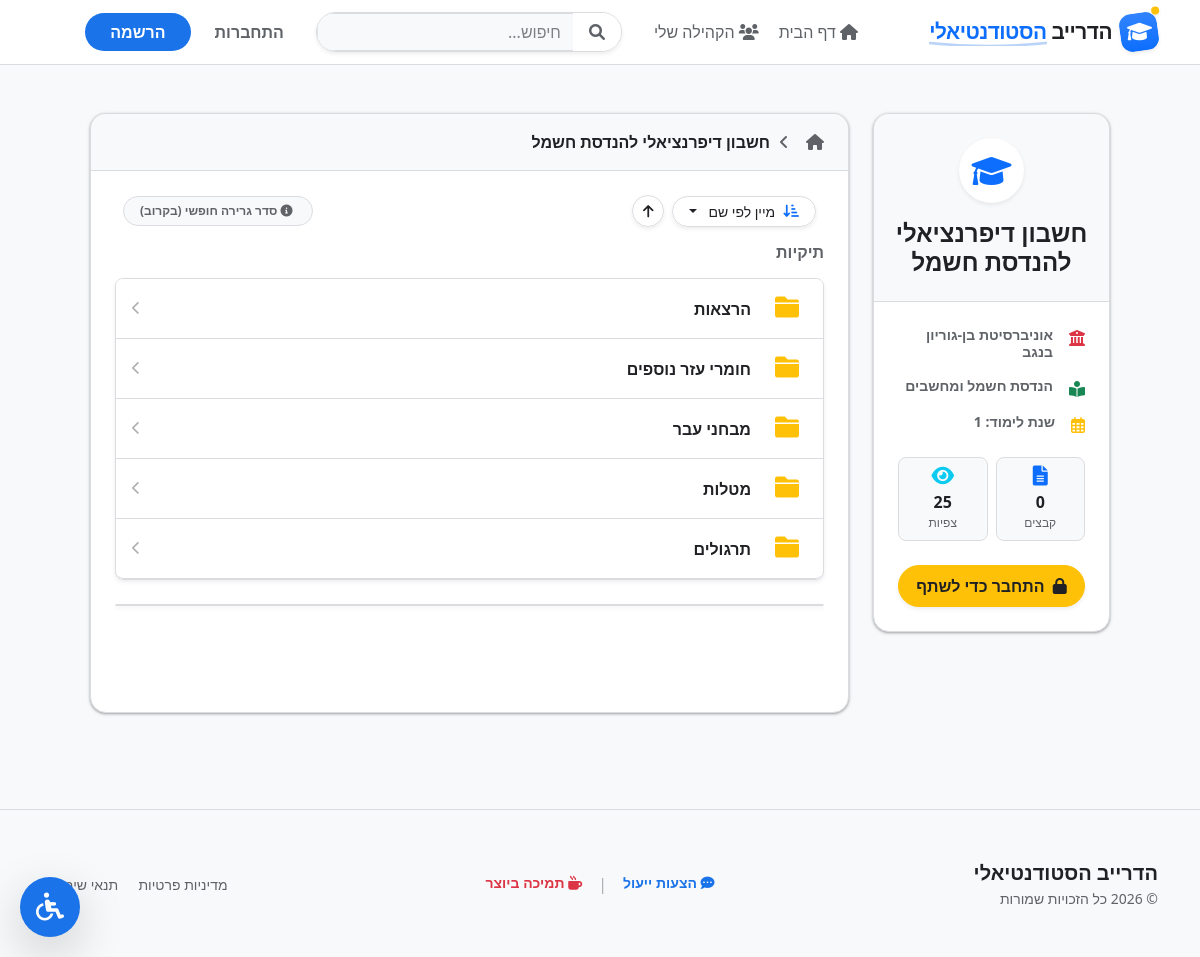
Screenshot of /course/6/ with the database file from the repository.
### core/models.py (models this page shows, shortened)
class Course(models.Model):
    YEAR_CHOICES = [(1, 'שנה א\''), (2, 'שנה ב\''), (3, 'שנה ג\''), (4, 'שנה ד\''), (5, 'תואר שני')]
    SEMESTER_CHOICES = [('A', 'סמסטר א\''), ('B', 'סמסטר ב\''), ('summer', 'סמסטר קיץ'), ('yearly', 'שנתי')]
    major = models.ForeignKey(Major, on_delete=models.CASCADE, related_name='courses', null=True, blank=True,
                              verbose_name="מקצוע")
    name = models.CharField(max_length=150, verbose_name="שם הקורס")
    course_number = models.CharField(max_length=50, blank=True, verbose_name="מספר קורס")
    year = models.IntegerField(choices=YEAR_CHOICES, null=True, blank=True, verbose_name="שנת לימוד")
    semester = models.CharField(max_length=10, choices=SEMESTER_CHOICES, default='A', verbose_name="סמסטר")
    track = models.CharField(max_length=50, default='general', verbose_name="מסלול התמחות")
    description = models.TextField(blank=True, verbose_name="תיאור הקורס")
    view_count = models.PositiveIntegerField(default=0, verbose_name="מספר צפיות")

class Major(models.Model):
    university = models.ForeignKey(University, on_delete=models.CASCADE, verbose_name="אוניברסיטה")
    name = models.CharField(max_length=100, verbose_name="שם המקצוע")

class University(models.Model):
    name = models.CharField(max_length=100, verbose_name="שם המוסד")
    logo = models.ImageField(upload_to='university_logos/', null=True, blank=True, verbose_name="לוגו המוסד")
    brand_color = models.CharField(max_length=7, default='#0d6efd', verbose_name="צבע מותג")

class Folder(models.Model):
    course = models.ForeignKey(Course, on_delete=models.CASCADE, related_name='folders')
    name = models.CharField(max_length=150, verbose_name="שם התיקייה")
    parent = models.ForeignKey('self', on_delete=models.CASCADE, null=True, blank=True, related_name='subfolders')
    created_by = models.ForeignKey(User, on_delete=models.SET_NULL, null=True, blank=True)
    created_at = models.DateTimeField(auto_now_add=True)
    color = models.CharField(max_length=10, default='#ffc107', verbose_name="צבע")
    lecturer = models.ForeignKey('Lecturer', on_delete=models.SET_NULL, null=True, blank=True)
    class Meta:
        unique_together = ('course', 'parent', 'name')

### core/views.py (the view, shortened to what this page needs)
# urls.py: path('course/<int:course_id>/', views.course_detail, name='course_detail'),
def course_detail(request, course_id):
    course = get_object_or_404(Course, id=course_id)
    course.view_count += 1
    course.save()
    all_folders = Folder.objects.filter(course=course)
    all_documents = Document.objects.filter(course=course).order_by('-upload_date')
    university_lecturers = Lecturer.objects.filter(university=course.major.university).order_by('name')
    context = {
        'course': course,
        'folders': all_folders,
        'documents': all_documents,
        'uni_lecturers': university_lecturers,
    }
    return render(request, 'core/course_detail.html', context)

### core/context_processors.py (called while the page is built)
def pending_reports_count(request):
    if request.user.is_authenticated and request.user.is_staff:
        count = Report.objects.filter(is_resolved=False).count()
        return {'pending_reports_count': count}
    return {'pending_reports_count': 0}

### core/models.py (called while the page is built)
@receiver(post_save, sender=Course)
def auto_create_course_folders(sender, instance, created, **kwargs):
    if created:
        instance.create_default_folder_tree()

### core/templates/core/course_detail.html (shortened to what this page needs)
{% extends "core/base.html" %}
{% block content %}
<div class="container-fluid mt-4 mb-5 px-md-5" dir="rtl">
    <div class="row">
        <div class="col-12 col-md-4 col-lg-3 mb-4">
            <div class="card shadow-sm border-0 rounded-4 overflow-hidden position-sticky" style="top: 80px;">
                <div class="py-4 text-center border-bottom" style="background-color: var(--gd-bg); border-color: var(--gd-border) !important;">
                    <div class="icon-circle shadow-sm mx-auto mb-3 text-primary d-flex align-items-center justify-content-center" style="width: 65px; height: 65px; font-size: 2rem; border-radius: 50%; background-color: var(--gd-card);">
                        <i class="fas fa-graduation-cap"></i>
                    </div>
                    <h4 class="fw-bold px-3 mb-0" style="color: var(--gd-text);">{{ course.name }}</h4>
                </div>
                <div class="card-body p-4">
                    <div class="d-flex flex-column gap-3 mb-4 small">
                        <div class="d-flex align-items-start gap-3">
                            <i class="fas fa-university text-danger mt-1 fs-6"></i>
                            <span class="fw-bold lh-sm" style="color: var(--gd-text-muted);">{{ course.major.university.name }}</span>
                        </div>
                        <div class="d-flex align-items-start gap-3">
                            <i class="fas fa-book-reader text-success mt-1 fs-6"></i>
                            <span class="fw-bold lh-sm" style="color: var(--gd-text-muted);">{{ course.major.name }}</span>
                        </div>
                        <div class="d-flex align-items-start gap-3">
                            <i class="far fa-calendar-alt text-warning mt-1 fs-6"></i>
                            <span class="fw-bold lh-sm" style="color: var(--gd-text-muted);">שנת לימוד: {{ course.year }}</span>
                        </div>
                    </div>
                    <div class="row text-center g-2 mb-4">
                        <div class="col-6">
                            <div class="p-2 rounded-3 border" style="background-color: var(--gd-bg); border-color: var(--gd-border) !important;">
                                <i class="fas fa-file-alt text-primary mb-1 d-block fs-5"></i>
                                <span class="fw-bold" style="color: var(--gd-text);">{{ course.document_set.count }}</span>
                                <div class="text-muted" style="font-size: 0.75rem;">קבצים</div>
                            </div>
                        </div>
                        <div class="col-6">
                            <div class="p-2 rounded-3 border" style="background-color: var(--gd-bg); border-color: var(--gd-border) !important;">
                                <i class="fas fa-eye text-info mb-1 d-block fs-5"></i>
                                <span class="fw-bold" style="color: var(--gd-text);">{{ course.view_count }}</span>
                                <div class="text-muted" style="font-size: 0.75rem;">צפיות</div>
                            </div>
                        </div>
                    </div>
                    {% if user.is_authenticated %}
                    <div class="d-grid gap-2">
                        <button class="btn btn-primary rounded-pill fw-bold shadow-sm py-2 hover-scale" onclick="triggerQuickUpload()">
                            <i class="fas fa-cloud-upload-alt me-1"></i> העלאת קבצים
                        </button>
                        <button class="btn btn-outline-success rounded-pill fw-bold py-2 hover-scale" onclick="promptNewFolder()" style="border-width: 2px;">
                            <i class="fas fa-folder-plus me-1"></i> תיקייה חדשה
                        </button>
                    </div>
                    {% else %}
                    <div class="d-grid">
                        <a href="{% url 'account_login' %}" class="btn btn-warning text-dark rounded-pill fw-bold shadow-sm py-2 hover-scale">
                            <i class="fas fa-lock me-1"></i> התחבר כדי לשתף
                        </a>
                    </div>
                    {% endif %}
                </div>
            </div>
        </div>
        <div class="col-12 col-md-8 col-lg-9">
            <div class="card shadow-sm border-0 rounded-4 overflow-hidden" id="drive-main-container" style="min-height: 75vh;">
                <div class="border-bottom py-3 px-4" style="background-color: var(--gd-bg); border-color: var(--gd-border) !important;">
                    <nav aria-label="breadcrumb" class="breadcrumb-wrapper w-100" id="drive-breadcrumb"></nav>
                </div>
                <div id="main-drop-zone" class="card-body p-4 position-relative" style="min-height: 60vh;">
                    {% include "core/partials/sorting_toolbar.html" %}
                    <h6 class="fw-bold mb-3 drive-section-title d-none" id="folders-title" style="color: var(--gd-text-muted);">תיקיות</h6>
                    <div id="drive-folders" class="list-group list-group-flush border rounded-3 overflow-hidden shadow-sm mb-4" style="border-color: var(--gd-border) !important;">
                        {% for folder in folders %}
                            <div class="list-group-item list-group-item-action d-flex align-items-center justify-content-between py-3 px-3 border-0 border-bottom cursor-pointer folder-card folder-ui hover-bg-light transition d-none"
                                 data-parent="{% if folder.parent %}folder_{{ folder.parent.id }}{% else %}root{% endif %}"
                                 data-path="folder_{{ folder.id }}"
                                 data-name="{{ folder.name|escapejs }}"
                                 data-date="{{ folder.created_at|date:'U' }}"
                                 data-files="{{ folder.documents.count }}"
                                 data-lecturer-id="{{ folder.lecturer.id|default:'' }}"
                                 onclick="navigateTo('folder_{{ folder.id }}', '{{ folder.name|escapejs }}')"
                                 style="background-color: transparent; border-color: var(--gd-border) !important;">
                                <div class="d-flex align-items-center gap-3" style="min-width: 0;">
                                    <div class="text-center" style="width: 40px;">
                                        <i class="fas fa-folder" style="font-size: 1.5rem; color: {{ folder.color|default:'#fbbc04' }};"></i>
                                    </div>
                                    <span class="fw-bold text-truncate fs-6" style="color: var(--gd-text);">
                                        {{ folder.name }}
                                    </span>
                                </div>
                                <div class="d-flex align-items-center gap-3 text-nowrap">
                                    <i class="fas fa-chevron-left opacity-50 ms-2" style="color: var(--gd-text-muted); font-size: 0.85rem;"></i>
                                </div>
                            </div>
                        {% endfor %}
                    </div>
                    <div id="drive-files" class="list-group list-group-flush border rounded-3 overflow-hidden shadow-sm" style="border-color: var(--gd-border) !important;">
                    </div>
                </div>
            </div>
        </div>
    </div>
</div>
{% endblock %}

### core/templates/core/base.html (style rules this page uses)
:root, [data-theme='light'] { --gd-bg: #f8f9fa; --gd-card: #ffffff; --gd-text: #202124; --gd-text-muted: #5f6368; --gd-border: #dadce0; --gd-primary: #1a73e8; --gd-hover: #f1f3f4; --gd-shadow: 0 1px 2px 0 rgba(60,64,67,0.3), 0 1px 3px 1px rgba(60,64,67,0.15); }
body { background-color: var(--gd-bg) !important; color: var(--gd-text) !important; font-family: 'Segoe UI', Roboto, Helvetica, Arial, sans-serif; min-height: 100vh; display: flex; flex-direction: column; }
.text-dark, a.text-dark { color: var(--gd-text) !important; }
.text-muted { color: var(--gd-text-muted) !important; }
.border, .border-bottom { border-color: var(--gd-border) !important; }
.card, .modal-content { background-color: var(--gd-card) !important; border: 1px solid var(--gd-border) !important; box-shadow: var(--gd-shadow) !important; color: var(--gd-text) !important; }

### core/templates/core/course_detail.html (style rules this page uses)
.hover-scale { transition: transform 0.2s; }

### rows the page displays
Course: name "חשבון דיפרנציאלי להנדסת חשמל", major.university.name "אוניברסיטת בן-גוריון בנגב", major.name "הנדסת חשמל ומחשבים", year "1", document_set.count "0", view_count "25"
Folder: name "הרצאות"
Folder: name "תרגולים"
Folder: name "מטלות"
Folder: name "מבחני עבר"
Folder: name "חומרי עזר נוספים"
